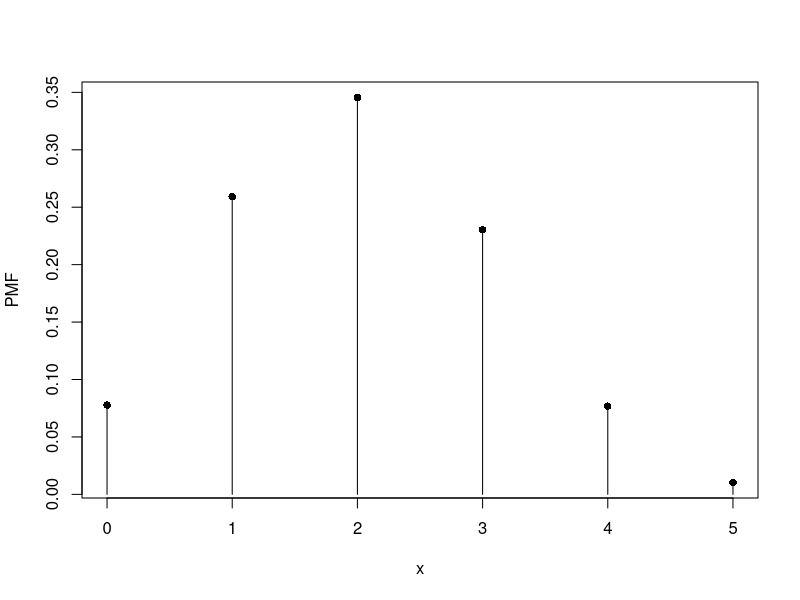
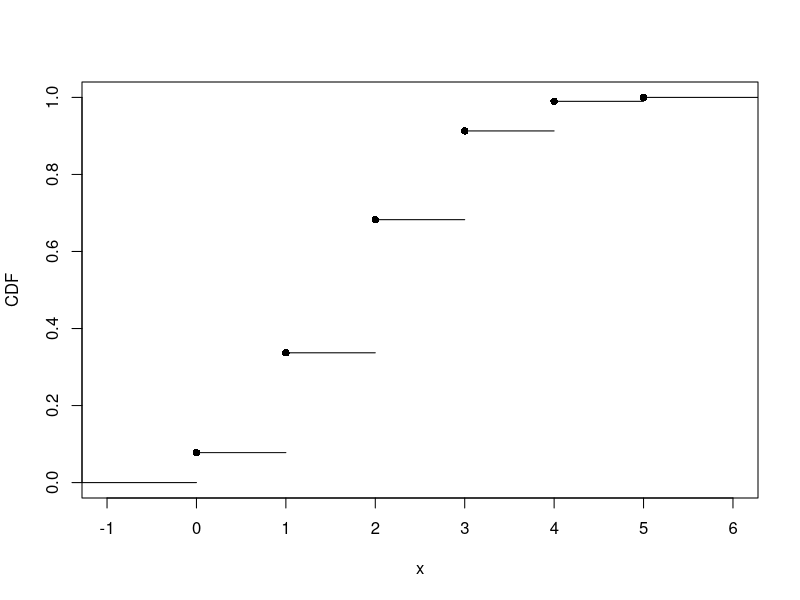
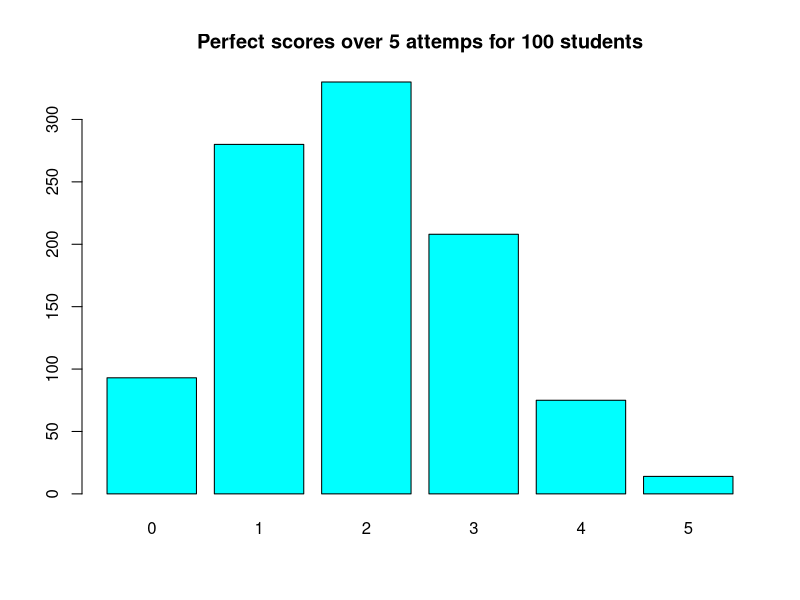
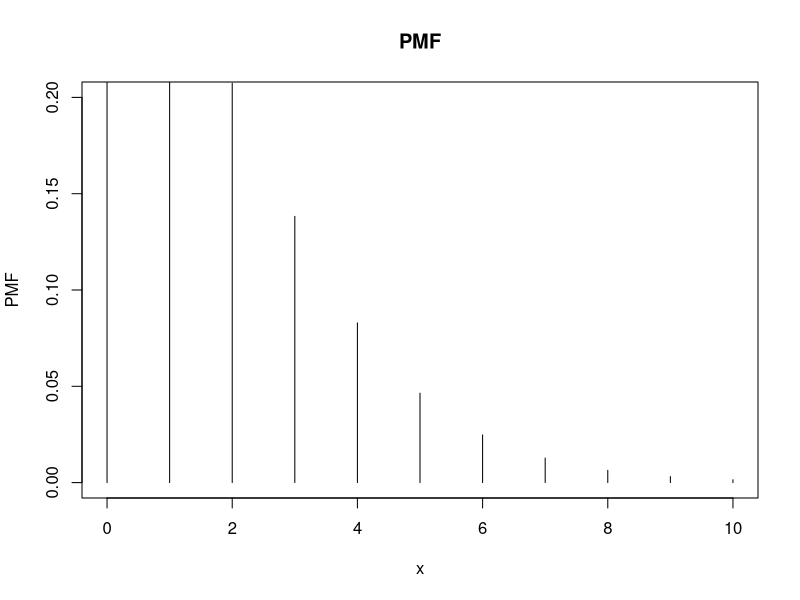
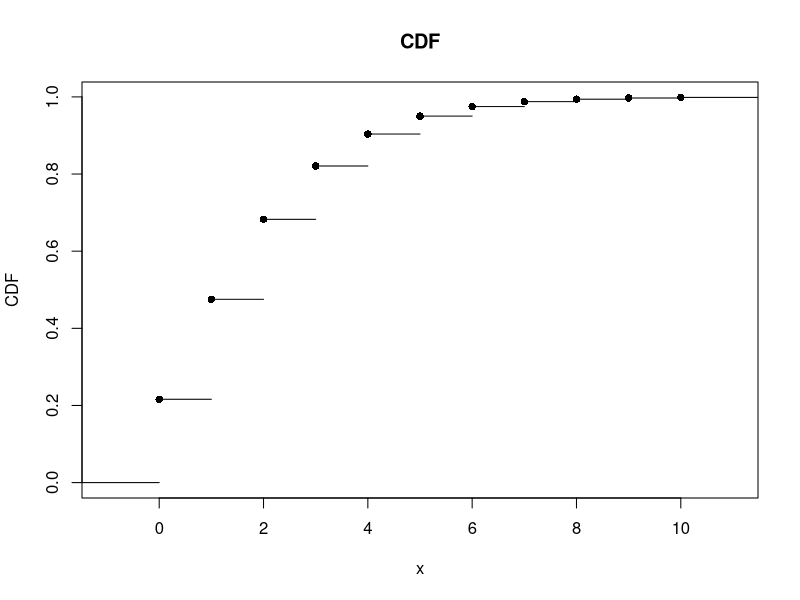
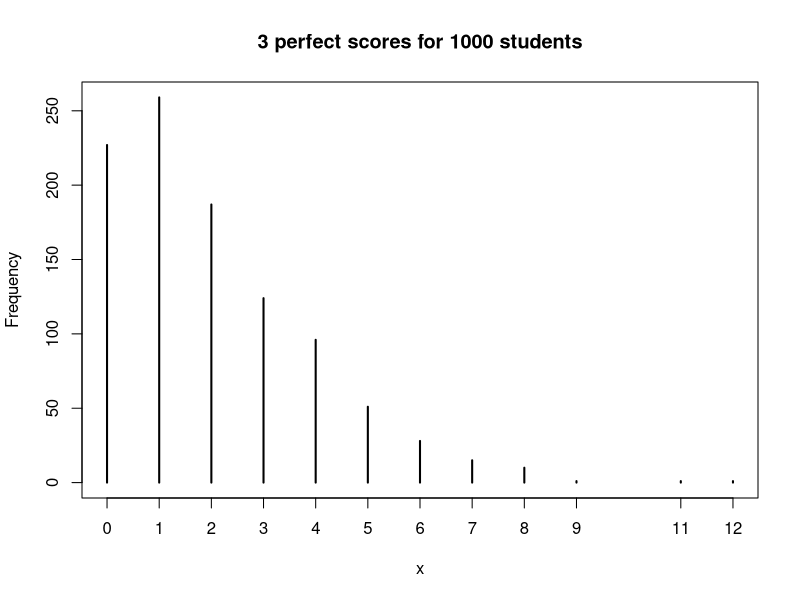

These figures' R source, in order:
#Part 1 - Binomial Distribution
#1.1) PMF and CDF
n = 5; p = 0.4;

pmf <- dbinom(0:n, size = n, prob = p)

plot(0:n, pmf, type = "h", xaxt = "n",
     main = "", xlab = "x", ylab = "PMF")
points(0:n, pmf, pch = 16)   
axis(side = 1, at = 0:n, labels = TRUE)

cdf <- pbinom(0:n, size = n, prob = p)

# Insert a 0 at the beginning for step function

cdf <- c(0, cdf)
cdfplot <- stepfun(0:n, cdf)
plot(cdfplot, verticals = FALSE, pch = 16,
     main = "", xlab = "x", ylab = "CDF")

#1.2) perfect score exactly 2/5 times
dbinom(2, size = 5, prob = p)

#1.3) at least 2/5 times
sum(dbinom(2:n, size = n, prob = p))

#1.4) Perfect score attemps in five times for 1000 students
y <- rbinom(1000, size=5, prob=p)
table(y)

barplot(table(y),  col="cyan")
title(main = "Perfect scores over 5 attemps for 100 students")


#Part 2 - Negative Binomial Distribution
r <- 3
p <- 0.6

#2.1) PMF and CDF max 10 attempts
pmf <- dnbinom(0:10, size = r, prob = p)

#Plot PMF
plot(0:10,pmf,type="h",
     xlab="x",ylab="PMF", ylim = c(0, 0.2))
title(main="PMF")

cdf <- c(0, cumsum(pmf))

#Plot CDF
cdfplot <- stepfun(0:10, cdf)
plot(cdfplot, verticals = FALSE, pch = 16,
     main = "CDF", xlab = "x", ylab = "CDF")

#2.2) 3 perfect scores with exactly 4 failures
dnbinom(4, size = r, prob = p)

#2.3) 3 perfect scores with at most 4 failures
pnbinom(4, size = r, prob = p)

#2.4) 3 perfect scores for 1000 students
x <- rnbinom(1000, size = r, prob = p)
plot(table(x),xlab="x",ylab="Frequency", main="3 perfect scores for 1000 students")
